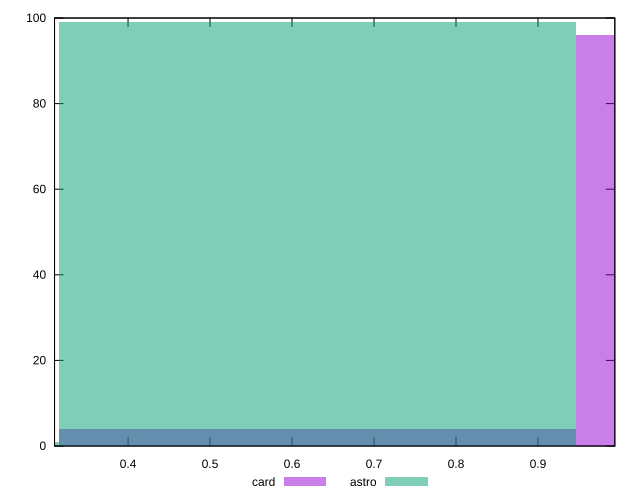

Write gnuplot code to recreate this figure.
reset

$card <<EOF
0.6307127768007407 4
1.2614255536014813 96
EOF

$astro <<EOF
0 1
0.6307127768007407 99
EOF

set key outside below
set boxwidth 0.6307127768007407
set xrange [0.310337918766011:0.9937081846804422]
set yrange [0:100]
set trange [0:100]
set style fill transparent solid 0.5 noborder
set terminal svg size 640, 500 enhanced background rgb 'white'
set output "reports/report_00031_2021-02-24T23-18-18.084Z/meta/pScore/comparison/histogram/2_vs_3.svg"

plot $card title "card" with boxes, \
     $astro title "astro" with boxes

reset
